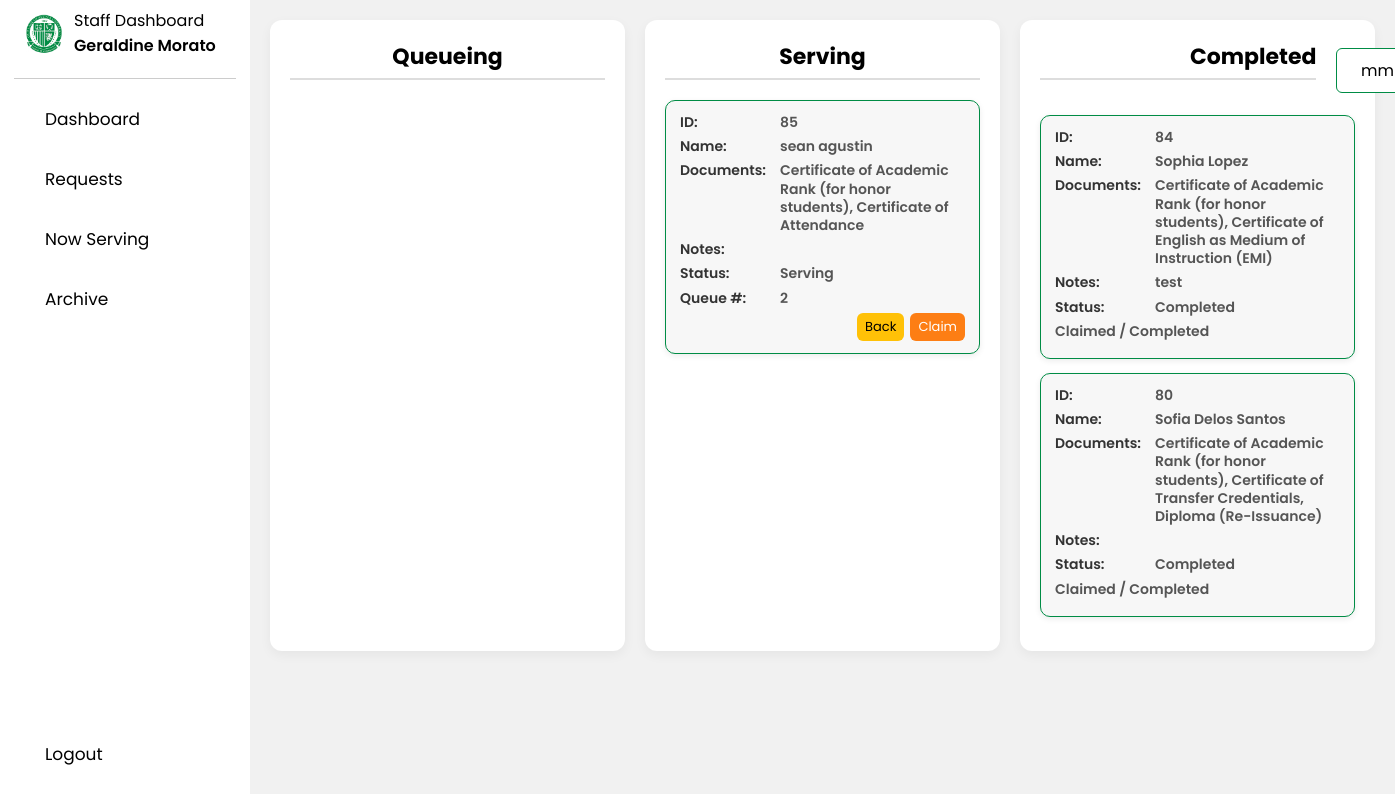
/now_serving.php (signed in), run on the app's committed database.
### tables this page shows
CREATE TABLE `users` (
  `id` int(11) NOT NULL,
  `student_num` varchar(11) DEFAULT NULL,
  `first_name` varchar(50) NOT NULL,
  `last_name` varchar(50) NOT NULL,
  `email` varchar(100) NOT NULL,
  `password` varchar(255) NOT NULL,
  `role` enum('admin','staff','user') NOT NULL,
  `department_id` int(11) DEFAULT NULL,
  `counter_no` int(11) DEFAULT NULL COMMENT 'Counter/Teller number for staff',
  `section` varchar(50) DEFAULT NULL,
  `department` varchar(100) DEFAULT NULL,
  `strands` varchar(50) DEFAULT NULL,
  `college` tinyint(1) DEFAULT 0,
  `shs` tinyint(1) DEFAULT 0,
  `alumni` tinyint(1) DEFAULT 0,
  `graduating` tinyint(1) DEFAULT 0,
  `new_student` tinyint(1) DEFAULT 1
);

CREATE TABLE `requests` (
  `id` int(11) NOT NULL,
  `first_name` varchar(100) DEFAULT NULL,
  `last_name` varchar(100) DEFAULT NULL,
  `student_number` varchar(50) DEFAULT NULL,
  `section` varchar(100) DEFAULT NULL,
  `department_id` int(11) DEFAULT NULL,
  `department` varchar(100) DEFAULT NULL,
  `last_school_year` varchar(20) DEFAULT NULL,
  `last_semester` varchar(20) DEFAULT NULL,
  `documents` text DEFAULT NULL,
  `notes` text DEFAULT NULL,
  `attachment` varchar(255) DEFAULT NULL,
  `created_at` timestamp NOT NULL DEFAULT current_timestamp(),
  `status` enum('Pending','Processing','To Be Claimed','Serving','Completed','Declined','In Queue Now') NOT NULL DEFAULT 'Pending',
  `processing_time` datetime DEFAULT NULL,
  `decline_reason` text DEFAULT NULL,
  `claim_date` date DEFAULT NULL,
  `approved_date` datetime DEFAULT NULL,
  `completed_date` datetime DEFAULT NULL,
  `scheduled_date` datetime DEFAULT NULL,
  `processing_deadline` datetime DEFAULT NULL,
  `processing_start` datetime DEFAULT NULL,
  `processing_end` datetime DEFAULT NULL,
  `updated_at` datetime DEFAULT NULL,
  `queueing_num` int(11) DEFAULT NULL,
  `serving_position` int(11) DEFAULT NULL,
  `served_by` int(11) DEFAULT NULL,
  `walk_in` tinyint(1) NOT NULL DEFAULT 0 COMMENT '1 = Walk-In, 0 = Online/Regular Request',
  `call_attempts` int(11) DEFAULT 0
);

### now_serving.php (the view, shortened to what this page needs)
<?php
include('db.php');
$stmt = $pdo->prepare("SELECT first_name, last_name, role FROM users WHERE id = ?");
$stmt->execute([$_SESSION['user_id']]);
$user = $stmt->fetch(PDO::FETCH_ASSOC);
$full_name = $user['first_name'] . ' ' . $user['last_name'];
$stmt = $pdo->prepare("SELECT department_id FROM staff_departments WHERE staff_id = ?");
$stmt->execute([$_SESSION['user_id']]);
$staff_departments = $stmt->fetchAll(PDO::FETCH_COLUMN);
$inQuery = implode(',', array_fill(0, count($staff_departments), '?'));
$stmt = $pdo->prepare("
    SELECT * FROM requests
    WHERE status='Serving'
      AND department IN ($inQuery)
    ORDER BY processing_start ASC
");
$stmt->execute($staff_departments);
$serving = $stmt->fetchAll(PDO::FETCH_ASSOC);
$stmt = $pdo->prepare("
    SELECT * FROM requests
    WHERE status='Completed'
      AND department IN ($inQuery)
    ORDER BY approved_date DESC
");
$stmt->execute($staff_departments);
$completed = $stmt->fetchAll(PDO::FETCH_ASSOC);
?>
<!DOCTYPE html>
<html lang="en">
<head>
    <link rel="stylesheet" href="staff_requests.css">
    <link rel="stylesheet" href="now_serving.css">
</head>
<body>
    <nav class="sidebar">
        <header>
            <div class="image-text"> <span class="image"><img src="assets/fatimalogo.jpg" alt="logo"></span>
                <div class="text header-text"> <span class="profession">Staff Dashboard</span> <span
                        class="name"><?php echo htmlspecialchars($full_name); ?></span> </div>
            </div>
            <hr>
        </header>
        <div class="menu-bar">
            <div class="menu">
                <ul class="menu-links">
                    <li class="nav-link"><button class="tablinks"><a href="staff_dashboard.php"
                                class="tablinks">Dashboard</a></button></li>
                    <li class="nav-link"><button class="tablinks"><a href="staff_requests.php"
                                class="tablinks">Requests</a></button></li>
                    <li class="nav-link"><button class="tablinks"><a href="now_serving.php" class="tablinks">Now
                                Serving</a></button></li>
                    <li class="nav-link"><button class="tablinks"><a href="archive.php"
                                class="tablinks">Archive</a></button></li>
                </ul>
            </div>
            <div class="bottom-content">
                <li class="nav-link"><button class="tablinks"><a href="logout_user.php"
                            class="tablinks">Logout</a></button></li>
            </div>
        </div>
    </nav>
    <div class="container" data-department="<?php echo htmlspecialchars($staff_departments[0] ?? 0); ?>">
        <div class="column" id="queueing-column">
            <h2>Queueing</h2>
        </div>
<div class="column" id="serving-column">
    <h2>Serving</h2>
    <?php foreach($serving as $req): ?>
    <div class="card" id="req-<?php echo $req['id']; ?>">
        <span><strong>ID:</strong> <?php echo $req['id']; ?></span>
        <span><strong>Name:</strong> <?php echo htmlspecialchars($req['first_name'].' '.$req['last_name']); ?></span>
        <span><strong>Documents:</strong> <?php echo htmlspecialchars($req['documents']); ?></span>
        <span><strong>Notes:</strong> <?php echo htmlspecialchars($req['notes']); ?></span>
        <span><strong>Status:</strong> <?php echo htmlspecialchars($req['status']); ?></span>
        <span><strong>Queue #:</strong>
            <?php
                echo isset($req['queueing_num']) ? ($req['queueing_num'] + 1) : 1;
            ?>
        </span>
        <div class="actions">
            <button class="btn-back" data-id="<?php echo $req['id']; ?>">Back</button>
            <button class="btn-claim" data-id="<?php echo $req['id']; ?>">Claim</button>
        </div>
    </div>
    <?php endforeach; ?>
</div>
        <div class="column" id="completed-column">
            <div class="completed-header">
                <h2 id="completed-title">Completed</h2>
                <input type="date" id="completed-date-picker" style="margin-left: 20px;">
            </div>
            <div id="completed-list">
                <?php foreach ($completed as $req): ?>
                    <div class="card" id="req-<?php echo $req['id']; ?>">
                        <span><strong>ID:</strong> <?php echo $req['id']; ?></span>
                        <span><strong>Name:</strong>
                            <?php echo htmlspecialchars($req['first_name'] . ' ' . $req['last_name']); ?></span>
                        <span><strong>Documents:</strong> <?php echo htmlspecialchars($req['documents']); ?></span>
                        <span><strong>Notes:</strong> <?php echo htmlspecialchars($req['notes']); ?></span>
                        <span><strong>Status:</strong> <?php echo htmlspecialchars($req['status']); ?></span>
                        <span>Claimed / Completed</span>
                    </div>
                <?php endforeach; ?>
            </div>
        </div>
    </div>
</body>
</html>

### staff_requests.css (style rules this page uses)
* { font-family: 'Poppins', sans-serif; margin: 0; padding: 0; box-sizing: border-box; }
:root { --body-color: #f1f1f1; --sidebar-color: #FFF; --primary-color: #fff; --secondary-color: #000; --second-background: #181818; --accent-color: #008c45; --seond-accent-color: #008c45; --tran-02: all 0.2s ease; --tran-03: all 0.3s ease; --tran-04: all 0.4s ease; --tran-05: all 0.5s ease; }
body { height: 100vh; justify-content: center; align-items: center; background: var(--body-color); transition: var(--tran-05); }
.sidebar { position: fixed; top: 0; left: 0; height: 100%; width: 250px; padding: 10px 14px; background: var(--sidebar-color); transition: var(--tran-05); z-index: 100; }
.sidebar .image { min-width: 60px; display: flex; align-items: center; justify-content: center; }
.sidebar li { height: 50px; margin-top: 10px; list-style: none; display: flex; align-items: center; }
.tablinks { display: flex; align-items: center; color: var(--text-color); background: transparent; border: none; outline: none; padding: 10px 1px; font-size: 17px; cursor: pointer; transition: background var(--tran-02), color var(--tran-02); width: 250px; height: 50px; border-radius: 8px; }
.sidebar header { position: relative; }
.sidebar .image-text img { width: 40px; border-radius: 6px; }
.sidebar header .image-text { display: flex; align-items: center; }
header .image-text .header-text { display: flex; flex-direction: column; }
.header-text .name { font-weight: 600; }
.header-text .profession { margin-top: -2px; }
.sidebar .menu { margin-top: -15px; }
.sidebar li a { height: 100%; width: 100%; display: flex; align-items: center; text-decoration: none; border-radius: 6px; padding-left: 30px; }
.sidebar .menu-bar { height: calc(100% - 50px); display: flex; flex-direction: column; justify-content: space-between; }
hr { border: none; height: 1px; background-color: #ccc; margin: 20px 0; }
.bottom-content .nav-link { margin-top: -100px; }
.completed-header { display: flex; justify-content: space-between; align-items: center; margin-bottom: 15px; }
#completed-date-picker { padding: 8px 12px; font-size: 16px; border: 1.5px solid #008c45; border-radius: 6px; background-color: #fff; width: 180px; text-align: center; cursor: pointer; transition: all 0.3s ease; }

### data on the page
users: full_name "Geraldine Morato"
requests: id "85", first_name+last_name "sean agustin", documents "Certificate of Academic Rank (for honor students), Certificate of Attendance", status "Serving", $req['queueing_num'] + 1 "2"
requests: id "84", first_name+last_name "Sophia Lopez", documents "Certificate of Academic Rank (for honor students), Certificate of English as Medium of Instruction (EMI)", notes "test", status "Completed"
requests: id "80", first_name+last_name "Sofia Delos Santos", documents "Certificate of Academic Rank (for honor students), Certificate of Transfer Credentials, Diploma (Re-Issuance)", status "Completed"
